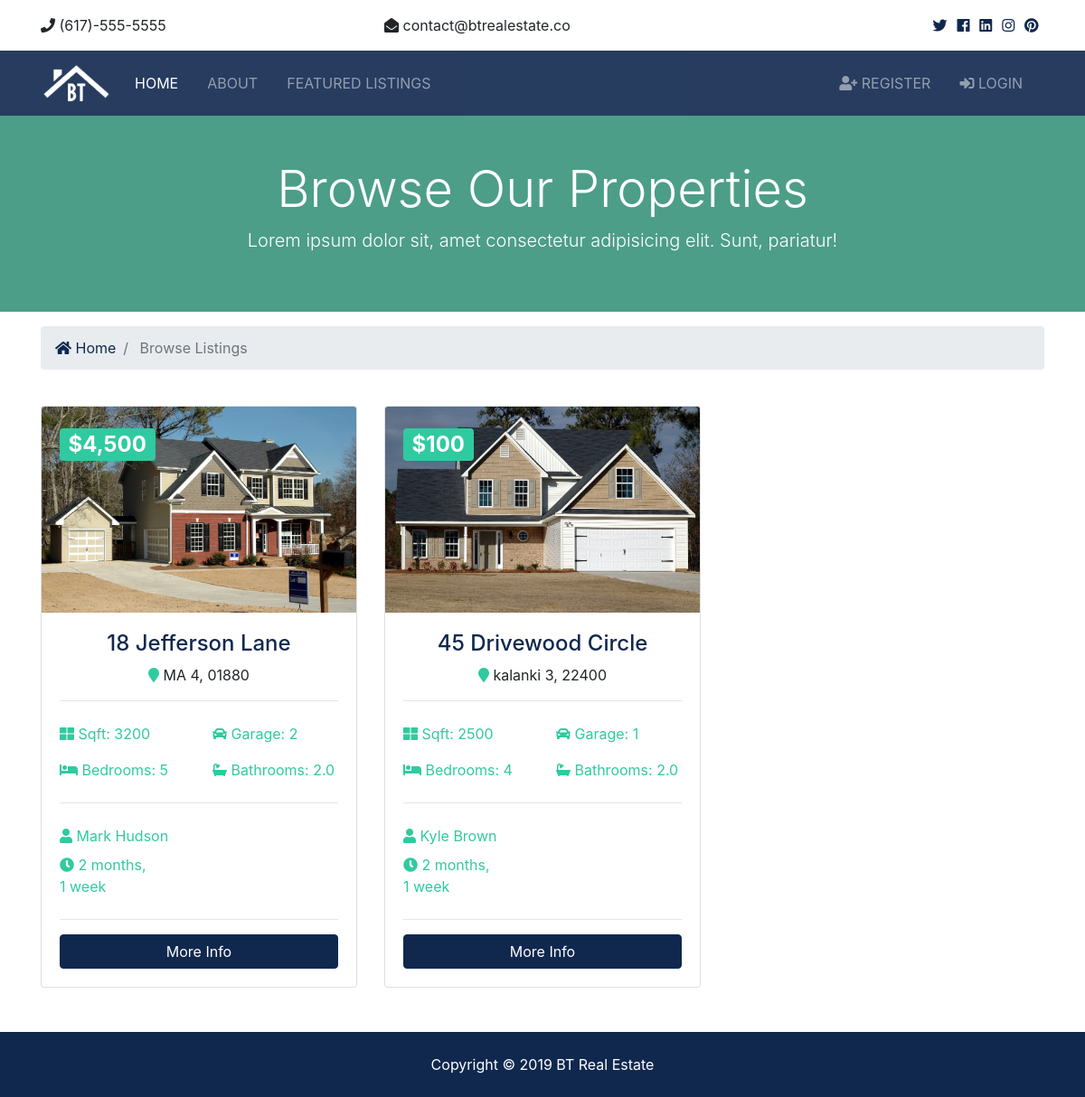
/listings/, run on the app's committed database.
### listings/models.py (models this page shows, shortened)
class Listing(models.Model):
    realtor = models.ForeignKey(Realtor, on_delete=models.DO_NOTHING)
    title = models.CharField(max_length=200)
    address = models.CharField(max_length=200)
    city = models.CharField(max_length=100)
    state = models.CharField(max_length=100)
    zipcode = models.CharField(max_length=20)
    description = models.TextField(blank=True)
    price = models.IntegerField()
    bedrooms = models.IntegerField()
    bathrooms = models.DecimalField(max_digits=2, decimal_places=1)
    garage = models.IntegerField(default=0)
    sqft = models.IntegerField()
    lot_size = models.DecimalField(max_digits=5, decimal_places=1)
    photo_main = models.ImageField(upload_to='photos/%Y/%m/%d/')
    photo_1 = models.ImageField(upload_to='photos/%Y/%m/%d/', blank=True)
    photo_2 = models.ImageField(upload_to='photos/%Y/%m/%d/', blank=True)
    photo_3 = models.ImageField(upload_to='photos/%Y/%m/%d/', blank=True)
    photo_4 = models.ImageField(upload_to='photos/%Y/%m/%d/', blank=True)
    photo_5 = models.ImageField(upload_to='photos/%Y/%m/%d/', blank=True)
    photo_6 = models.ImageField(upload_to='photos/%Y/%m/%d/', blank=True)
    is_published = models.BooleanField(default=True)
    list_date = models.DateTimeField(default=datetime.now, blank=True)
    def get_absolute_url(self):
        return reverse('listing', args=(self.id,))

### realtors/models.py (models this page shows)
class Realtor(models.Model):
    name = models.CharField(max_length=200)
    photo = models.ImageField(upload_to='photos/%Y/%m/%d/')
    description = models.TextField(blank=True)
    phone = models.CharField(max_length=20)
    email = models.CharField(max_length=50)
    is_mvp = models.BooleanField(default=False)
    hire_date = models.DateTimeField(default=datetime.now, blank=True)
    def __str__(self):
        return self.name

### listings/views.py (the view)
# urls.py: path('', views.index, name='listings'),
def index(request):
    listings = Listing.objects.order_by('-list_date').filter(is_published=True)
    paginator = Paginator(listings, 2)  # return number of items in one page
    page = request.GET.get('page')  # request page
    paged_listings = paginator.get_page(page)
    context = {
        'listings': paged_listings
    }
    return render(request, 'listings/listings.html', context)

### templates/listings/listings.html (shortened to what this page needs)
{% extends 'base.html' %}
{% load humanize %}
{% block content %}
<section id="showcase-inner" class="py-5 text-white">
    <div class="container">
      <div class="row text-center">
        <div class="col-md-12">
          <h1 class="display-4">Browse Our Properties</h1>
          <p class="lead">Lorem ipsum dolor sit, amet consectetur adipisicing elit. Sunt, pariatur!</p>
        </div>
      </div>
    </div>
  </section>
  <section id="bc" class="mt-3">
    <div class="container">
      <nav aria-label="breadcrumb">
        <ol class="breadcrumb">
          <li class="breadcrumb-item">
            <a href="{% url 'index' %}">
              <i class="fas fa-home"></i> Home</a>
          </li>
          <li class="breadcrumb-item active"> Browse Listings</li>
        </ol>
      </nav>
    </div>
  </section>
  <section id="listings" class="py-4">
    <div class="container">
      <div class="row">
        {% if listings %}
          {% for listing in listings %}
          <div class="col-md-6 col-lg-4 mb-4">
              <div class="card listing-preview">
                <img class="card-img-top" src="{{ listing.photo_main.url }}" alt="">
                <div class="card-img-overlay">
                  <h2>
                    <span class="badge badge-secondary text-white">${{ listing.price | intcomma }}</span>
                  </h2>
                </div>
                <div class="card-body">
                  <div class="listing-heading text-center">
                    <h4 class="text-primary">{{ listing.title }}</h4>
                    <p>
                      <i class="fas fa-map-marker text-secondary"></i> {{ listing.city }} {{ listing.state }}, {{ listing.zipcode }}</p>
                  </div>
                  <hr>
                  <div class="row py-2 text-secondary">
                    <div class="col-6">
                      <i class="fas fa-th-large"></i> Sqft: {{ listing.sqft }}</div>
                    <div class="col-6">
                      <i class="fas fa-car"></i> Garage: {{ listing.garage }}</div>
                  </div>
                  <div class="row py-2 text-secondary">
                    <div class="col-6">
                      <i class="fas fa-bed"></i> Bedrooms: {{ listing.bedrooms }}</div>
                    <div class="col-6">
                      <i class="fas fa-bath"></i> Bathrooms: {{ listing.bathrooms }}</div>
                  </div>
                  <hr>
                  <div class="row py-2 text-secondary">
                    <div class="col-12">
                      <i class="fas fa-user"></i> {{ listing.realtor }}</div>
                  </div>
                  <div class="row text-secondary pb-2">
                    <div class="col-6">
                      <i class="fas fa-clock"></i> {{ listing.list_date | timesince }}</div>
                  </div>
                  <hr>
                  <a href="{{listing.get_absolute_url}}" class="btn btn-primary btn-block">More Info</a>
                </div>
              </div>
            </div>
          {% endfor %}
        {% else %}
          <div class="col-md-12">
            <p>No Listings Available</p>
          </div>
        {% endif %}
      </div>
      <div class="row">
        <div class="col-md-12">
        </div>
      </div>
    </div>
  </section>
{% endblock %}

### newp/static/css/all.css (style rules this page uses)
.fa, .fas, .far, .fal, .fab { -moz-osx-font-smoothing: grayscale; -webkit-font-smoothing: antialiased; display: inline-block; font-style: normal; font-variant: normal; text-rendering: auto; line-height: 1; }
.fa-bath:before { content: "\f2cd"; }
.fa-bed:before { content: "\f236"; }
.fa-car:before { content: "\f1b9"; }
.fa-clock:before { content: "\f017"; }
.fa-home:before { content: "\f015"; }
.fa-map-marker:before { content: "\f041"; }
.fa-th-large:before { content: "\f009"; }
.fa-user:before { content: "\f007"; }
.fa, .fas { font-family: 'Font Awesome 5 Free'; font-weight: 900; }

### newp/static/css/style.css (style rules this page uses)
img { width: 100%; }
#showcase-inner { background: url(../img/building.jpg) no-repeat top center fixed/cover; position: relative; overflow: hidden; min-height: 200px; }
#showcase-inner::before { content: ''; position: absolute; top: 0; left: 0; min-height: 100%; width: 100%; background: rgba(32, 134, 107, 0.8); }
.listing-preview a { position: relative; }

### data on the page
Listing: photo_main (picture), price "4,500", title "18 Jefferson Lane", city "MA", state "4", zipcode "01880", sqft "3200", garage "2", bedrooms "5", bathrooms "2.0", realtor "Mark Hudson", list_date "2 months, 1 week"
Listing: photo_main (picture), price "100", title "45 Drivewood Circle", city "kalanki", state "3", zipcode "22400", sqft "2500", garage "1", bedrooms "4", bathrooms "2.0", realtor "Kyle Brown", list_date "2 months, 1 week"
